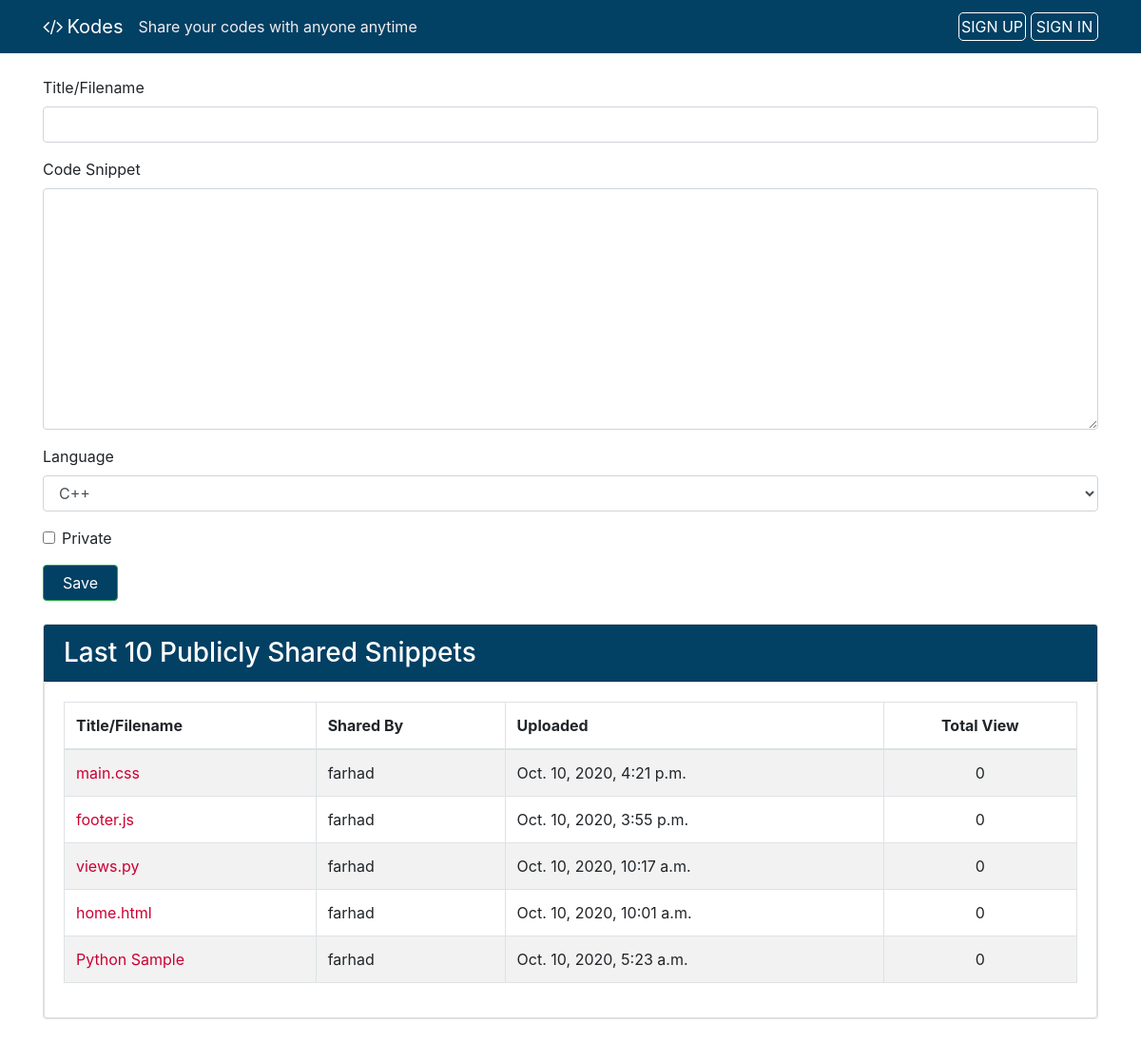
Before: / with the older database file.
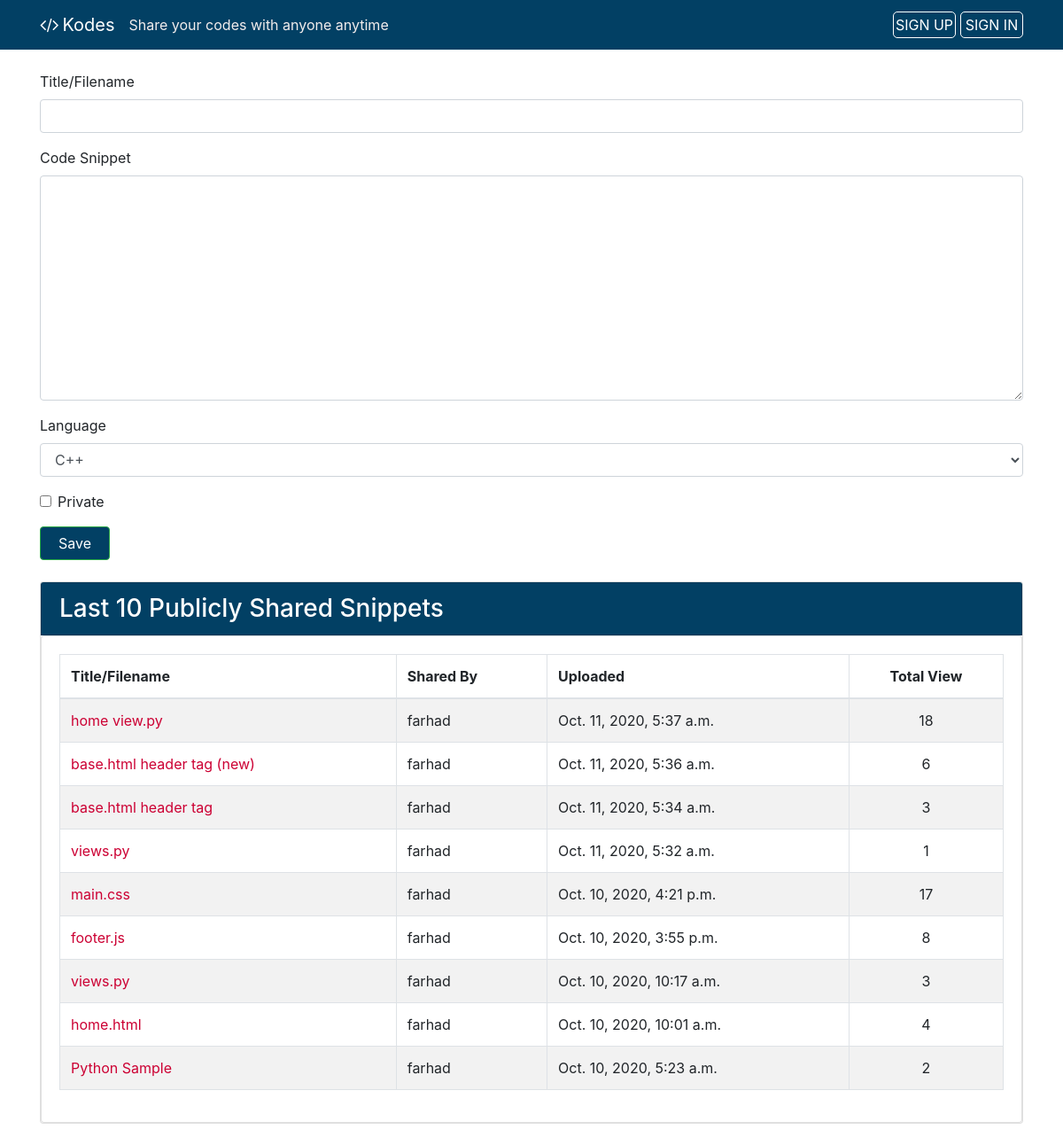
After: the same page with the newer database file.
### codes/models.py (models this page shows, shortened)
class Code(models.Model):
    author = models.ForeignKey(User, on_delete=models.CASCADE)
    created_utc = models.DateTimeField(auto_now_add=True, verbose_name="Created")
    last_updated_utc = models.DateTimeField(auto_now=True, verbose_name="Last Updated")
    total_views = models.IntegerField(default=0)
    snippet_title = models.CharField(max_length=1000, default="", verbose_name="Title/Filename")
    snippet_body = models.TextField(verbose_name="Code Snippet")
    language = models.ForeignKey(Language, on_delete=models.SET_NULL, null=True)
    is_private = models.BooleanField(default=False, verbose_name="Private")
    password = models.CharField(max_length=1000, default="", blank=True)

### codes/views.py (the view, shortened to what this page needs)
# urls.py: path('', home, name="home"),
def home(request):
    form =  CodeSubmissionForm()
    codes = Code.objects.order_by('-created_utc').all()
    per_page = 10
    paginator = Paginator(codes, per_page).get_page(1)
    context = {
        "form": form,
        "codes": codes,
        "paginator": paginator
    }
    return render(request, "codes/home.html", context)

### codes/forms.py
class CodeSubmissionForm(ModelForm):
    def __init__(self, *args, **kwargs):
        super(CodeSubmissionForm, self).__init__(*args, **kwargs)
        language = Language.objects.order_by('-is_popular', 'name').all()
        self.fields['language'].choices = [[lang.language_code, lang.name] for lang in language]
    class Meta:
        model = Code
        fields = '__all__'
        exclude = ['total_views', 'author']

### codes/context_processors.py (called while the page is built)
def sitename_tagline(request):
    context = {
        'SITENAME': settings.SITENAME,
        'TAGLINE': settings.TAGLINE
    }
    return context

### codes/templates/codes/home.html (shortened to what this page needs)
{% extends 'codes/base.html' %}
{% block content %}
<form method="POST">
    <div class="form-group">
        <label for="id_snippet_title">{{ form.snippet_title.label }}</label>
        {{ form.snippet_title }}
    </div>
    <div class="form-group">
        <label for="id_snippet_body">{{ form.snippet_body.label }}</label>
        {{ form.snippet_body }}
    </div>
    <div class="form-group">
        <label for="id_language">{{ form.language.label }}</label>
        {{ form.language }}
    </div>
    <div class="form-group form-check">
        {{ form.is_private }}
        <label class="form-check-label" for="id_is_private">{{ form.is_private.label }}</label>
    </div>
    <input type="submit" value="Save" class="btn btn-success code-submit">
</form>
<div class="card my-4">
    <div class="card card-header shared-snippet-title" style="padding-bottom: 0px !important">
        <h3 class="card-title">Last 10 Publicly Shared Snippets</h3>
    </div>
    <div class="card card-body">
        <table class="table table-striped table-bordered">
            <thead>
                <tr>
                    <th>Title/Filename</th>
                    <th>Shared By</th>
                    <th>Uploaded</th>
                    <th class="text-center">Total View</th>
                </tr>
            </thead>
            <tbody>
                {% for code in paginator %}
                    <tr>
                        <td><a href="{% url 'code_view' code.id %}">{{ code.snippet_title }}</a></td>
                        <td>{{ code.author.username }}</td>
                        <td>{{ code.created_utc }}</td>
                        <td class="text-center">{{ code.total_views }}</td>
                    </tr>
                {% endfor %}
            </tbody>
        </table>
    </div>
</div>
{% endblock content %}

### codes/templates/codes/base.html (shortened to what this page needs)
{% load static %}
<!doctype html>
<html lang="en">
<head>
    <link rel="stylesheet" href="https://stackpath.bootstrapcdn.com/bootstrap/4.3.1/css/bootstrap.min.css"
>
    <link rel="stylesheet" href="{% static 'main.css' %}">
    <link rel="stylesheet" href="https://maxcdn.bootstrapcdn.com/font-awesome/4.7.0/css/font-awesome.min.css">
</head>
<body>
    <header>
        <nav class="navbar navbar-expand-lg navbar-dark top-navbar">
            <div class="container">
                <a class="navbar-brand logo" href="{% url 'home' %}"><i class="fa fa-code mr-1"></i>{{SITENAME}}</a>
                <span class="tagline">{{TAGLINE}}</span>
                <div class="collapse navbar-collapse" id="navbarNav">
                    <ul class="navbar-nav ml-auto">
                        <li class="nav-item header_sign">
                            <a class="btn btn-sign" href="{% url 'home' %}">Sign up</a>
                        </li>
                        <li class="nav-item header_sign">
                            <a class="btn btn-sign" href="{% url 'home' %}">Sign in</a>
                        </li>
                    </ul>
                </div>
            </div>
        </nav>
    </header>
    <main class="container my-4">
        {% block content %}
        {% endblock content %}
    </main>
</body>
</html>

### codes/static/main.css (style rules this page uses)
.top-navbar { background-color: #024064; }
.tagline { color: rgb(243, 237, 237); }
a { text-decoration: none; color: #c03; }
.header_sign a.btn-sign { display: inline-block; border: 1px solid #fff; border-radius: 5px; color: #fff; cursor: pointer; font-size: 1em; font-weight: 400; height: 30px; line-height: 23px; margin: 0 0 0 5px; padding: 3px 0; width: 71px; text-align: center; text-transform: uppercase; }
.code-submit { padding-left: 20px; padding-right: 20px; background-color: #024064; }
.card.card-header.shared-snippet-title { background-color: #024064; color: #fff; }

Changed rows visible on the page:
added Code: snippet_title "home view.py", author.username "farhad", created_utc "Oct. 11, 2020, 5:37 a.m.", total_views "18"
added Code: snippet_title "base.html header tag (new)", author.username "farhad", created_utc "Oct. 11, 2020, 5:36 a.m.", total_views "6"
added Code: snippet_title "base.html header tag", author.username "farhad", created_utc "Oct. 11, 2020, 5:34 a.m.", total_views "3"
added Code: snippet_title "views.py", author.username "farhad", created_utc "Oct. 11, 2020, 5:32 a.m.", total_views "1"
changed Code "main.css": total_views "0" → "17"
changed Code "footer.js": total_views "0" → "8"
changed Code "Oct. 10, 2020, 10:17 a.m.": total_views "0" → "3"
changed Code "home.html": total_views "0" → "4"
changed Code "Python Sample": total_views "0" → "2"
